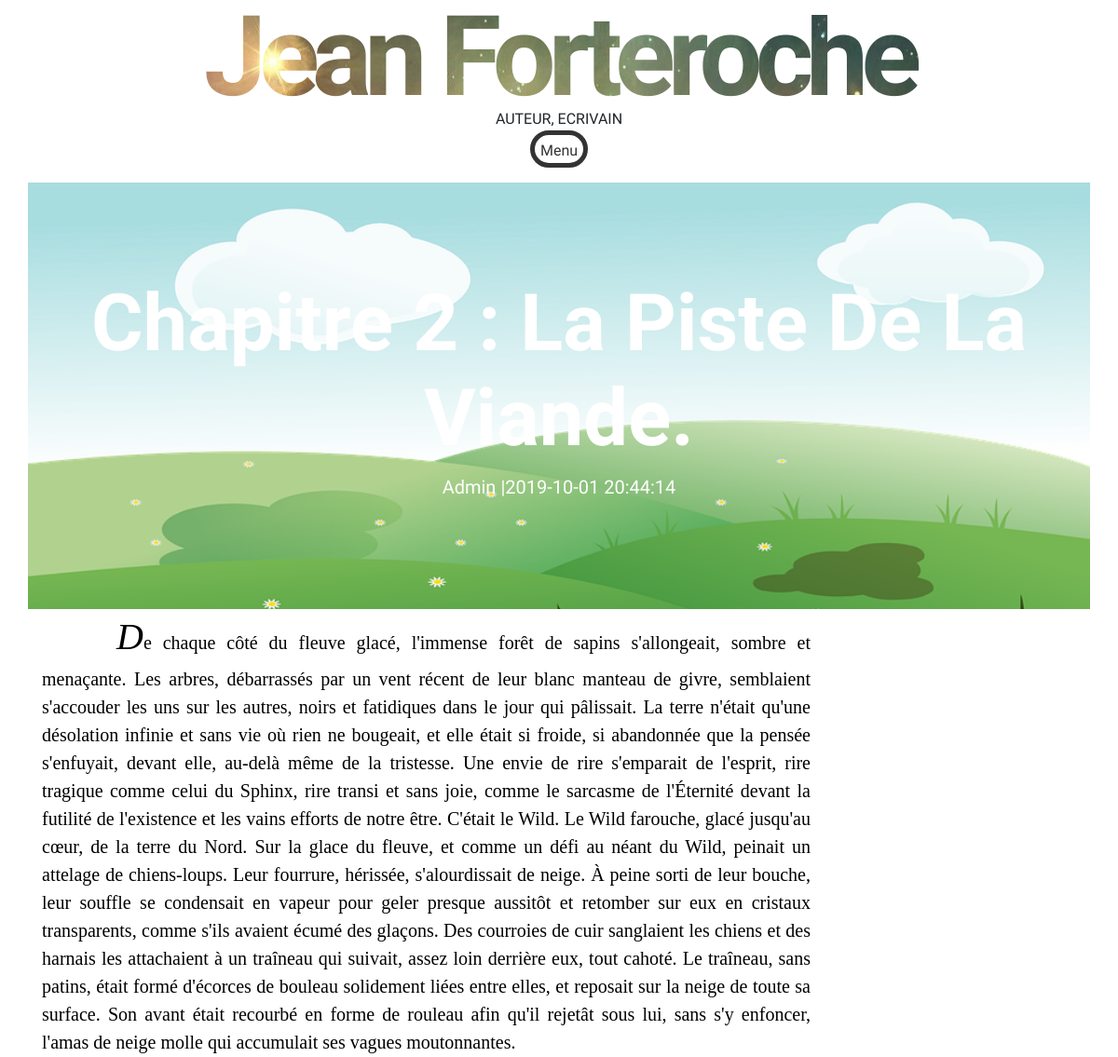
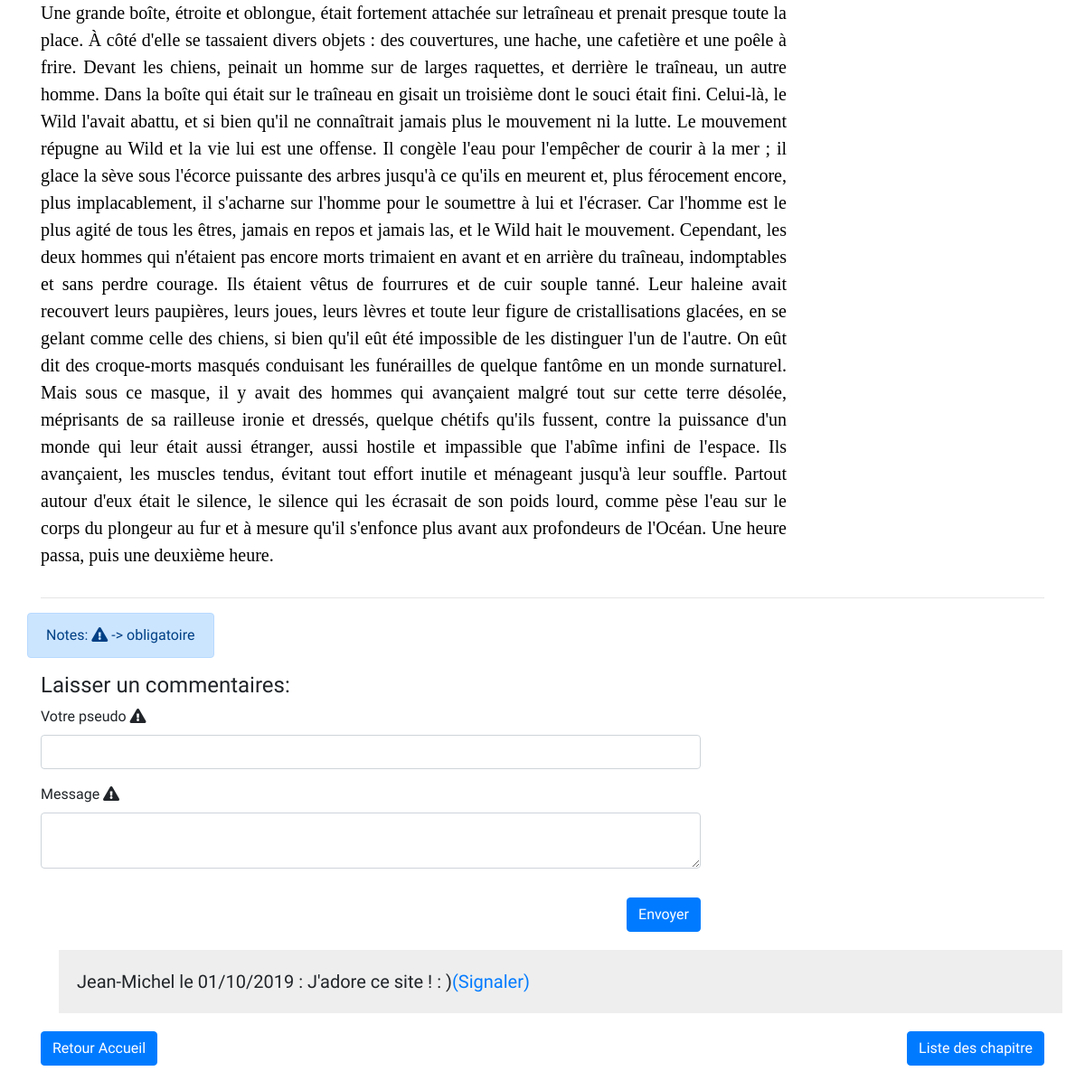
Screenshot of /index.php?page=chapter&id=76 with the database file from the repository (2 pictures, top to bottom).
### tables this page shows
CREATE TABLE IF NOT EXISTS `posts` (
  `id` int(11) NOT NULL AUTO_INCREMENT,
  `title` varchar(255) NOT NULL,
  `content` text NOT NULL,
  `name_post` varchar(255) NOT NULL,
  `image_posts` varchar(255) NOT NULL DEFAULT 'post.png',
  `date_posts` datetime NOT NULL,
  `posted` tinyint(1) NOT NULL,
  PRIMARY KEY (`id`)
);

CREATE TABLE IF NOT EXISTS `comments` (
  `id` int(11) NOT NULL AUTO_INCREMENT,
  `name` varchar(255) NOT NULL,
  `comment` text NOT NULL,
  `post_id` int(11) NOT NULL,
  `date_comment` datetime NOT NULL,
  `seen` tinyint(1) NOT NULL DEFAULT '0',
  PRIMARY KEY (`id`),
  KEY `post_id` (`post_id`)
);

### src/view/View.php (called while the page is built, shortened)
<?php
class View
{
    private function getUrl(string $statement, string $namePage, ?array $datas)
    {
        require_once '../templates/' . $statement . '/' . $namePage . '.php';
    }
    private function getHeader(string $statement, ?array $datas)
    {
        require_once '../templates/' . $statement . '/headerView.php';
    }
    public function getView(string $statement, string $namePage, ?array $datas)
    {
        $this->getUrl($statement, $namePage, $datas);
        require_once '../templates/' . $statement . '/template.php';
    }
}

### src/controller/FrontendController.php (called while the page is built, shortened)
<?php
class FrontendController
{
    public function chapterAction(&$session, array $getData): void
    {
        $postManager = new PostsManager();
        $commentManager = new CommentsManager();
        $id = ($getData['get']['id']) ? (int) $getData['get']['id'] : 1;
        $chapter = $postManager->getChapter($id, 2);
        $errors = $session['errors'] ?? null;
        unset($session['errors']);
        $comments = $commentManager->getComments($id);
        $view = new View;
        $view->getView('frontend', 'chapterView', ['chapter' => $chapter, 'comments' => $comments, 'title' => 'Chapitre', 'session' => $session, 'errors' => $errors]);
    }
}

### src/model/Database.php (called while the page is built, shortened)
<?php
class Database
{
    private static $db = null;
    public static function getDb(): PDO
    {
        if (self::$db === null) {
            self::$db = new PDO(self::DSN, self::USER, self::PASSWORD);
        }
        return self::$db;
    }
}

### src/model/PostsManager.php (called while the page is built, shortened)
<?php
class PostsManager
{
    public function getChapter(int $id, int $order): array
    {
        $sql = null;
        if ($order === 1) {
            $sql = "
            SELECT  *
            FROM    posts
            WHERE   id = :id
            ";
        } else if ($order === 2) {
            $sql = "
            SELECT  posts.id,
                    posts.title,
                    posts.content,
                    posts.image_posts,
                    posts.date_posts,
                    admins.name
            FROM    posts
            JOIN    admins
            WHERE   posts.id = :id
            AND     posts.posted = '1'
            ";
        }
        $query = Database::getDb()->prepare($sql);
        $query->execute([":id" => $id]);
        $req = $query->fetchAll(PDO::FETCH_OBJ);
        return $req;
    }
}

### src/model/CommentsManager.php (called while the page is built, shortened)
<?php
class CommentsManager
{
    public function getComments(?int $id): array
    {
        if (isset($id)) {
            $sql = "
            SELECT *
            FROM comments
            WHERE post_id = :id
            ORDER BY date_comment
            DESC
            ";
            $query = Database::getDb()->prepare($sql);
            $query->execute(['id' => $id]);
            $results = $query->fetchAll(PDO::FETCH_OBJ);
            return $results;
        } else if (!isset($id) && $id === null) {
            $sql = "
            SELECT  comments.id,
                    comments.name,
                    comments.date_comment,
                    comments.post_id,
                    comments.comment,
                    posts.title
            FROM    comments
            JOIN    posts
            ON      comments.post_id = posts.id
            WHERE   comments.seen = '1'
            ORDER BY comments.date_comment ASC
            ";
            $query = Database::getDb()->query($sql);
            $results = $query->fetchAll(PDO::FETCH_OBJ);
            return $results;
        }
    }
}

### templates/frontend/chapterView.php (the view, shortened to what this page needs)
<section class="post-content-section">
    <div class="container">
        <div class="row">
            <?php if (isset($datas['chapter'])): ?>
            <?php foreach ($datas['chapter'] as $table): ?>
            <div class="col-lg-12 col-md-12 col-sm-12 post-title-block"
                style="background-image:url('img/chapter/<?=$table->image_posts?>'); background-repeat: no-repeat;background-size: cover;">
                <h1 class="text-center"><?=$table->title?></h1>
                <ul class="list-inline text-center">
                    <li><?=$table->name?> |</li>
                    <li><?=$table->date_posts?></li>
                </ul>
            </div>
            <div class="col-lg-9 col-md-9 col-sm-12">
                <blockquote class="mg-4"><?=nl2br($table->content)?></blockquote>
            </div>
            <?php endforeach?>
            <?php else:var_dump($datas['chapter']);?>
            <?php endif?>
        </div>
        <hr>
        <div class="row">
            <span class="alert alert-primary">Notes: <i class="fas fa-exclamation-triangle"></i> ->
                obligatoire </span>
            <div class="container">
                <h4>Laisser un commentaires: </h4>
            </div>
            <form id="myForm" class="col-md-8 col-12 dp-" method="POST"
                action="index.php?page=chapter&id=<?php foreach ($datas['chapter'] as $table): echo $table->id;endforeach?>&action=submitComment&<?=$datas["session"]['token']?>#ancre">
                <div class="form-group">
                    <label for="name">Votre pseudo <i class="fas fa-exclamation-triangle"></i></label>
                    <input id="name" name="name" type="text" class="form-control" require>
                </div>
                <div class="form-group">
                    <label for="message">Message <i class=" fas fa-exclamation-triangle"></i></label>
                    <textarea id="message " name="comment" class="form-control" require></textarea>
                </div>
                <div class="d-flex flex-row-reverse">
                    <input type="submit" class="btn btn-primary" placeholder="Envoyer" value="Envoyer">
                </div>
            </form>
            <div class="col-12 ">
                <?php foreach ($datas['comments'] as $comment): ?>
                <div class="blockquote col-12 com">
                    <?=$comment->name?> le <?=date("d/m/Y", strtotime($comment->date_comment))?> :
                    <?=nl2br($comment->comment)?>
                    <?php if (isset($datas['chapter'])): ?>
                    <?php foreach ($datas['chapter'] as $table): ?>
                    <?php if ($comment->seen === "1"): ?>
                    <span class=" col-md-3  ml-3 alert alert-danger" id="ancre">Commentaire signalé</span>
                    <?php else: ?>
                    <a
                        href="index.php?page=chapter&action=signalComment&id=<?=$table->id?>&idComment=<?=$comment->id?>#ancre">
                        (Signaler)</a>
                    <?php endif?>
                    <?php endforeach?>
                    <?php endif?>
                </div>
                <?php endforeach;?>
            </div>
        </div>
        <div class="d-flex justify-content-between">
            <a href="index.php?page=home" class="btn btn-primary">Retour Accueil</a>
            <a href="index.php?page=chapters" class="btn btn-primary">Liste des chapitre</a>
        </div>
    </div>
</section>

### public/css/style.css (style rules this page uses)
html, body { overflow-x: hidden; width: 100%; height: auto; }
body { font-family: 'Raleway', sans-serif; position: relative; padding: 0 1em 3em 1em; }
section { width: 100%; float: left; }
.text-center { display: flex; justify-content: center; }
.post-title-block { padding: 100px 0; }
.post-title-block h1 { color: #fff; font-size: 85px; font-weight: bold; text-transform: capitalize; }
.post-title-block li { font-size: 20px; color: #fff; }
blockquote { font-family: 'Nunito', sans-serif; text-align: justify; font-weight: 500; }
blockquote::first-letter { font-size: 2em; font-style: italic; padding-left: 2em; }
.com { margin: 1em; display: flex; flex-wrap: wrap; background: #eee; padding: 1em; }

### rows the page displays
posts: image_posts (picture), title "Chapitre 2 : La Piste De La Viande.", admins.name "Admin", date_posts "2019-10-01 20:44:14", content "De chaque côté du fleuve glacé, l'immense forêt de sapins s'allongeait, sombre et menaçante. Les arbres, débarrassés par un vent récent de leur blanc manteau de givre, semblaient s'accouder les uns sur les autres, noirs et fatidiques dans le jour qui pâlissait. La terre n'était qu'une désolation infinie et sans vie où rien ne bougeait, et elle était si froide, si abandonnée que la pensée s'enfuyait, devant elle, au-delà même de la tristesse. Une envie de rire s'emparait de l'esprit, rire tragique comme celui du Sphinx, rire transi et sans joie, comme le sarcasme de l'Éternité devant la futilité de l'existence et les vains efforts de notre être. C'était le Wild. Le Wild farouche, glacé…"
comments: name "Jean-Michel", date_comment "01/10/2019", comment "J'adore ce site ! : )"
